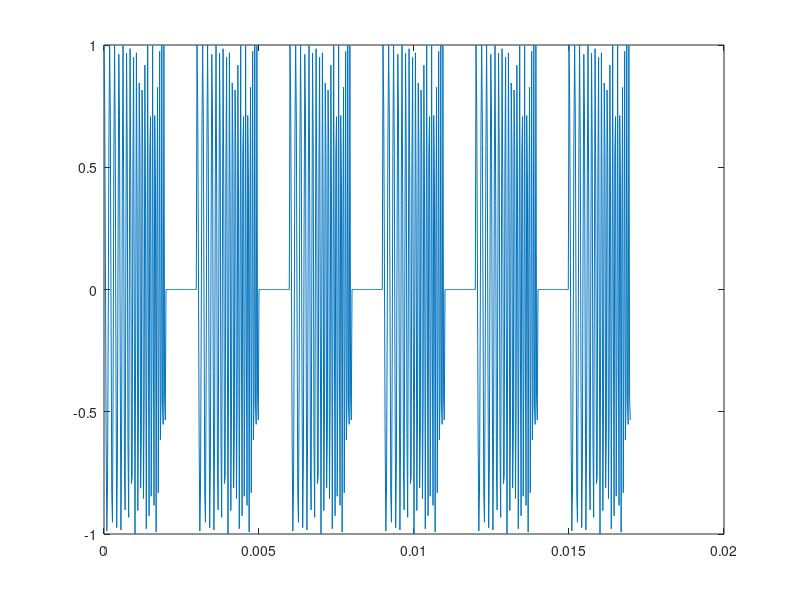
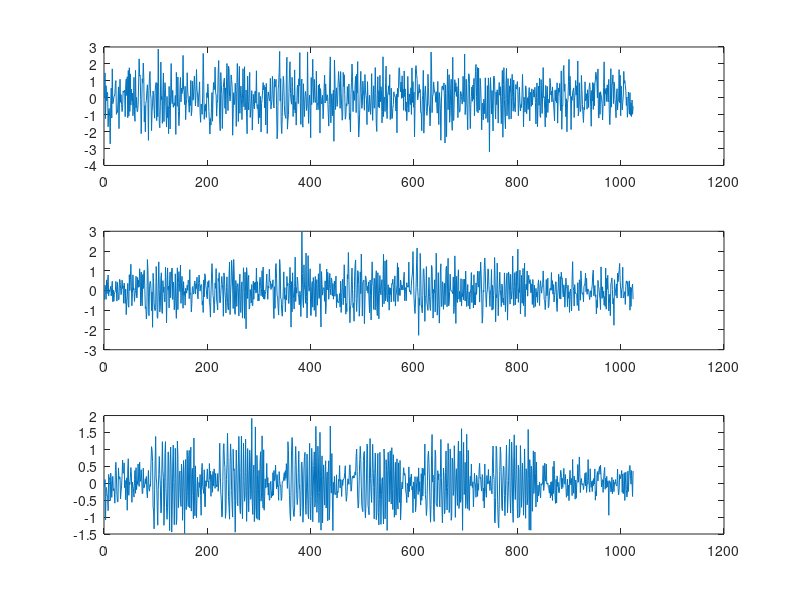

Write the MATLAB code that produced these figures, in order. (Note: this script raises an error after producing the figures.)
clearvars
close all

Fs = 44000;
%% Pulse generation
pulse_length = 0.002;
chirp_f0 = 5000;
chirp_f1 = 15000;

T_pulse = 0: 1/Fs: pulse_length-1/Fs;
Y_pulse = chirp(T_pulse,chirp_f0,pulse_length,15000);

%% Signal generation
signal_length = 0.017;
inter_pulse_time = 0.001;

pulse_times =1 + floor((0: (pulse_length + inter_pulse_time): (signal_length - pulse_length)) * Fs);

num_pulses = length(pulse_times);

T_signal = 0: 1/Fs: signal_length-1/Fs;
Y_signal = zeros(1, length(T_signal));

for i = 1:num_pulses
    Y_signal(pulse_times(i):pulse_times(i) + length(Y_pulse) -1) = Y_pulse;
end

plot(T_signal, Y_signal);

%% Propogate signal (time shift, attinuation and noise)
buffer_length_samples = 1024;

buffers = zeros(3,buffer_length_samples);

sample_delays = randi([50, 150]) + [0, randi(24,1,2)];
snr = [1,5,10];

% True TDOAs form sample delays, with value 1 as reference
TDOAs_true = sample_delays(2:end) - sample_delays(1);

for i = 1:3
    buffers(i,sample_delays(i): sample_delays(i) + length(Y_signal) -1) = Y_signal;
    buffers(i,:) = awgn(buffers(i,:),snr(i));
end

figure
for i = 1:3
    subplot(3,1,i)
    plot(buffers(i,:))
end

%% Finding the TDOAs
inter_pulse_samples = inter_pulse_time*Fs;

zero_range = floor(0.4*inter_pulse_samples);

signal_centers = zeros(1,3);

for i = 1:3
    % Per buffer (= per microphone)
    % crosscorrelate with chirp pulse
    [cor_dat,cor_lag] = xcorr_simp(Y_pulse, buffers(i,:));
    
    figure
    subplot(2,1,1)
    stem(cor_lag, cor_dat)
    
    pulse_values = zeros(1,num_pulses);
    pulse_delays = zeros(1,num_pulses);
    
    for j = 1:num_pulses
        [current_pulse_value, current_pulse_delay] = max(cor_dat);
        
        
        pulse_values(j) = current_pulse_value;
        pulse_delays(j) = cor_lag(current_pulse_delay);
        
        cordat2 = cor_dat(current_pulse_delay-zero_range: current_pulse_delay+zero_range);
        cor_dat(current_pulse_delay-zero_range: current_pulse_delay+zero_range) = 0;
        
    end
    
    signal_centers(i) = mean(pulse_delays);
    
    subplot(2,1,2);    
    stem(cor_lag, cor_dat);
    hold on
    stem(pulse_delays, pulse_values)    
end

TDOAs_result = signal_centers(2:end) - signal_centers(1);

disp(TDOAs_true)
disp(TDOAs_result)


